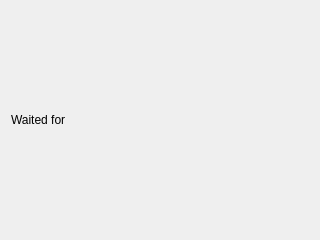
<?xml version="1.0" encoding="UTF-8"?>
<ui version="4.0">
 <class>WaitingDialog</class>
 <widget class="QDialog" name="WaitingDialog">
  <property name="geometry">
   <rect>
    <x>0</x>
    <y>0</y>
    <width>320</width>
    <height>240</height>
   </rect>
  </property>
  <property name="windowTitle">
   <string>Dialog</string>
  </property>
  <layout class="QHBoxLayout" name="horizontalLayout">
   <item>
    <widget class="QLabel" name="labelTitle">
     <property name="text">
      <string>Waited for</string>
     </property>
    </widget>
   </item>
   <item>
    <widget class="QLabel" name="label">
     <property name="text">
      <string/>
     </property>
    </widget>
   </item>
  </layout>
 </widget>
 <resources/>
 <connections/>
</ui>
